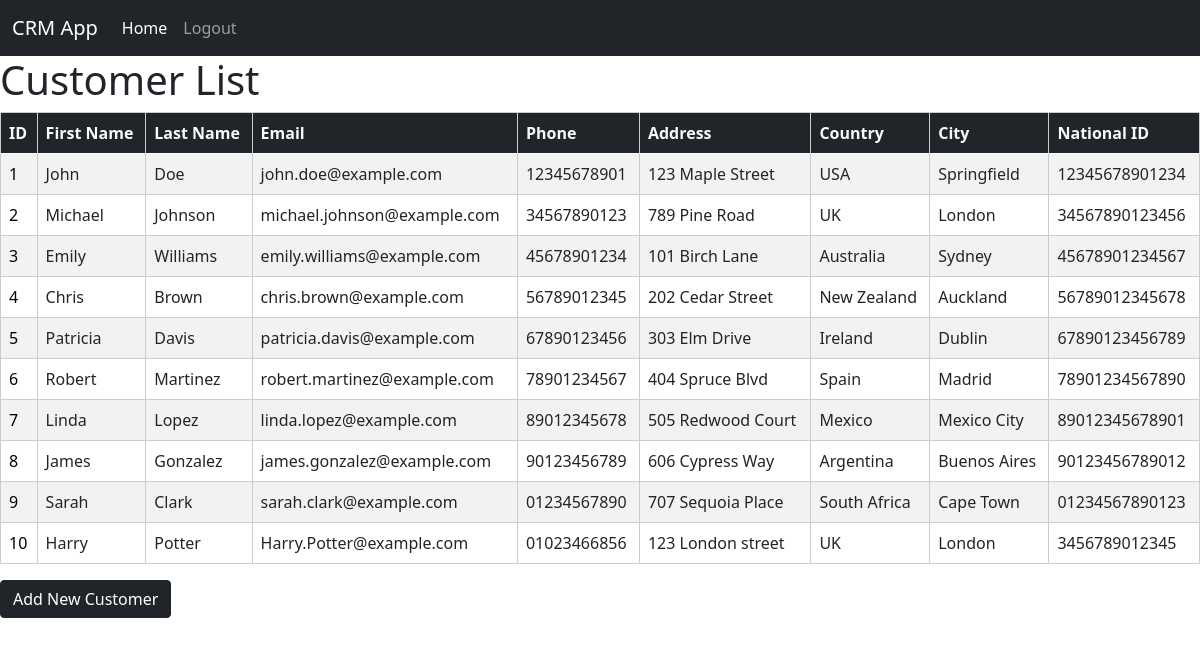
The app's page /home/ (signed in) with its own data.
### crm/models.py (models this page shows, shortened)
class Customer(models.Model):
    first_name = models.CharField(max_length=200)
    last_name = models.CharField(max_length=200)
    email = models.CharField(max_length=100)
    phone = models.CharField(max_length=11)
    address = models.CharField(max_length=200)
    country = models.CharField(max_length=200)
    city = models.CharField(max_length=200)
    nationalID = models.CharField(max_length=14)
    Custom_id = models.PositiveIntegerField(unique=True , null=True , blank=True)

### crm/views.py (the view)
# urls.py: path('home/' , CrmView.as_view() , name="crm-view"),
class CrmView(LoginRequiredMixin,ListView):
    queryset = Customer.objects.all()
    template_name = "pages/home.html"
    context_object_name = 'customers'
    login_url = reverse_lazy('crm:login')

### crm/templates/pages/home.html (shortened to what this page needs)
{% extends 'pages/base.html' %}
{% block content %}
<!DOCTYPE html>
<html>
<head>
</head>
<body>
    <h1>Customer List</h1>
    <table class="table table-striped table-hover">
        <thead class="text-light bg-dark">
            <tr>
                <th>ID</th>
                <th>First Name</th>
                <th>Last Name</th>
                <th>Email</th>
                <th>Phone</th>
                <th>Address</th>
                <th>Country</th>
                <th>City</th>
                <th>National ID</th>
            </tr>
        </thead>
        <tbody>
            {% for customer in customers %}
            <tr>
                <td><a href="{% url 'crm:detail' customer.id %}" style="text-decoration: none; color: black;"> {{ customer.id }}</a></td>
                <td>{{ customer.first_name }}</td>
                <td>{{ customer.last_name }}</td>
                <td>{{ customer.email }}</td>
                <td>{{ customer.phone }}</td>
                <td>{{ customer.address }}</td>
                <td>{{ customer.country }}</td>
                <td>{{ customer.city }}</td>
                <td>{{ customer.nationalID }}</td>
            </tr>
            {% endfor %}
        </tbody>
    </table>
    <a href="{% url 'crm:new' %}" class="btn btn-dark"> Add New Customer </a>
</body>
</html>
{% endblock content %}

### crm/templates/pages/base.html (shortened to what this page needs)
<!DOCTYPE html>
<html lang="en">
<head>
    <link href="https://cdn.jsdelivr.net/npm/bootstrap@5.0.2/dist/css/bootstrap.min.css" rel="stylesheet"
>
</head>
<body>
    <nav class="navbar navbar-expand-lg navbar-dark bg-dark">
        <div class="container-fluid">
          <a class="navbar-brand" href="#">CRM App</a>
          <div class="collapse navbar-collapse" id="navbarNavDropdown">
            <ul class="navbar-nav">
                {% if user.is_authenticated %}
                    <li class="nav-item">
                        <a class="nav-link active" aria-current="page" href="{% url 'crm:crm-view' %}">Home</a>
                    </li>
                    <li class="nav-item">
                        <a href="{% url 'crm:logout' %}" class="nav-link">Logout</a>
                    </li>
                {% else %}
                    <li class="nav-item">
                        <a href="{% url 'crm:login' %}" class="nav-link active">Login</a>
                    </li>
                {% endif %}
            </ul>
          </div>
        </div>
      </nav>
    {% block content %}
    {% endblock content %}
</body>
</html>

### crm/templates/pages/home.html (style rules this page uses)
table { width: 100%; border-collapse: collapse; }
th, td { padding: 8px 12px; border: 1px solid #ccc; }
th { background-color: #f4f4f4; }

### records on screen
Customer: id "1", first_name "John", last_name "Doe", email "john.doe@example.com", phone "12345678901", address "123 Maple Street", country "USA", city "Springfield", nationalID "12345678901234"
Customer: id "2", first_name "Michael", last_name "Johnson", email "michael.johnson@example.com", phone "34567890123", address "789 Pine Road", country "UK", city "London", nationalID "34567890123456"
Customer: id "3", first_name "Emily", last_name "Williams", email "emily.williams@example.com", phone "45678901234", address "101 Birch Lane", country "Australia", city "Sydney", nationalID "45678901234567"
Customer: id "4", first_name "Chris", last_name "Brown", email "chris.brown@example.com", phone "56789012345", address "202 Cedar Street", country "New Zealand", city "Auckland", nationalID "56789012345678"
Customer: id "5", first_name "Patricia", last_name "Davis", email "patricia.davis@example.com", phone "67890123456", address "303 Elm Drive", country "Ireland", city "Dublin", nationalID "67890123456789"
Customer: id "6", first_name "Robert", last_name "Martinez", email "robert.martinez@example.com", phone "78901234567", address "404 Spruce Blvd", country "Spain", city "Madrid", nationalID "78901234567890"
Customer: id "7", first_name "Linda", last_name "Lopez", email "linda.lopez@example.com", phone "89012345678", address "505 Redwood Court", country "Mexico", city "Mexico City", nationalID "89012345678901"
Customer: id "8", first_name "James", last_name "Gonzalez", email "james.gonzalez@example.com", phone "90123456789", address "606 Cypress Way", country "Argentina", city "Buenos Aires", nationalID "90123456789012"
Customer: id "9", first_name "Sarah", last_name "Clark", email "sarah.clark@example.com", phone "01234567890", address "707 Sequoia Place", country "South Africa", city "Cape Town", nationalID "01234567890123"
Customer: id "10", first_name "Harry", last_name "Potter", email "Harry.Potter@example.com", phone "01023466856", address "123 London street", country "UK", city "London", nationalID "3456789012345"
